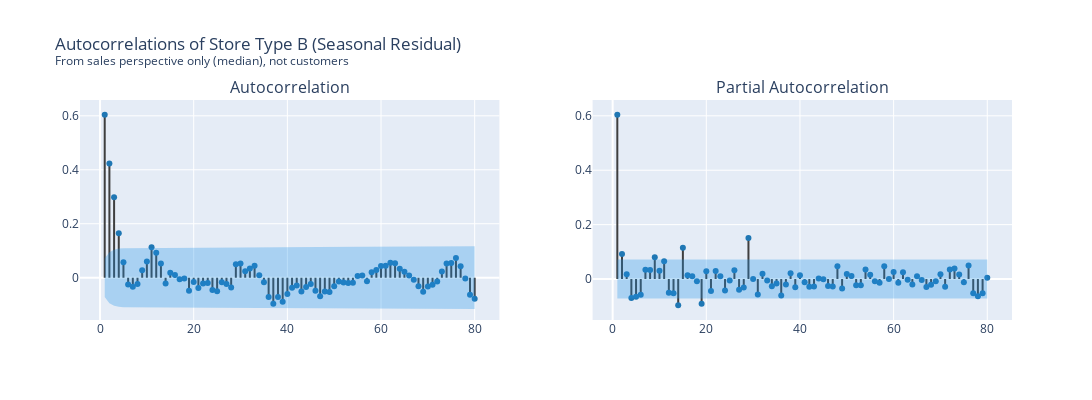

Write notebook code for a chart like this one.
### Markdown cell above
According to auto ARIMA, the order with less error are (2,1,5) at 12452, (6,1,2) at 12453, (1,1,5) at 12455, and (1,1,6) and (1,1,7) both at 12458

Most of these seems coincidental, since the ACF before lag 7 are all weak, and as for (1,1,7), I don't think the ACF of `y7_diff` has a decay after lag 1

My original guess, (0,1,7), has an error of 12461, which isn't that bad, so I decided to stick to it

---

Now let's get to the non-seasonal part of the SARIMA, the (p,d,q) part instead of (P,D,Q)

To estimate the (p,d,q), we simply need to plot the ACF and PACF of the residual of $(0,0,0) \times (0,1,7)_7$

### Code cell
models = [
    sfm.ARIMA(
        order = (0, 0, 0),
        seasonal_order = (0, 1, 7),
        season_length = 7
    )
]

sf = StatsForecast(models = models, freq = '1d')
sf.fit(temp.select('y', 'ds', 'unique_id'))

temp2 = sf.fitted_[0][0].model_['residuals']

fig = make_subplots(
    rows = 1, cols = 2,
    column_titles = ['Autocorrelation', 'Partial Autocorrelation']
)

plot_acf(temp2, nlags = 80, fig = fig, row = 1, col = 1)
plot_pacf(temp2, nlags = 80, fig = fig, row = 1, col = 2)

fig.update_layout(
    title = 'Autocorrelations of Store Type B (Seasonal Residual)<br>' +
        '<sup>From sales perspective only (median), not customers</sup>',
    showlegend = False,
    width = 1400,
    height = 400
)

fig.show(renderer = 'vscode')

### Figure 1 — Plotly figure (JSON) as saved in the notebook; plotly's stock layout.template omitted (floating-point values rounded to 4 significant figures)
{"data": [{"line": {"color": "#3f3f3f"}, "mode": "lines", "type": "scatter", "x": [1, 1], "xaxis": "x", "y": [0, 0.6039], "yaxis": "y"}, {"line": {"color": "#3f3f3f"}, "mode": "lines", "type": "scatter", "x": [2, 2], "xaxis": "x", "y": [0, 0.423], "yaxis": "y"}, {"line": {"color": "#3f3f3f"}, "mode": "lines", "type": "scatter", "x": [3, 3], "xaxis": "x", "y": [0, 0.2985], "yaxis": "y"}, {"line": {"color": "#3f3f3f"}, "mode": "lines", "type": "scatter", "x": [4, 4], "xaxis": "x", "y": [0, 0.1648], "yaxis": "y"}, {"line": {"color": "#3f3f3f"}, "mode": "lines", "type": "scatter", "x": [5, 5], "xaxis": "x", "y": [0, 0.05717], "yaxis": "y"}, {"line": {"color": "#3f3f3f"}, "mode": "lines", "type": "scatter", "x": [6, 6], "xaxis": "x", "y": [0, -0.02513], "yaxis": "y"}, {"line": {"color": "#3f3f3f"}, "mode": "lines", "type": "scatter", "x": [7, 7], "xaxis": "x", "y": [0, -0.03395], "yaxis": "y"}, {"line": {"color": "#3f3f3f"}, "mode": "lines", "type": "scatter", "x": [8, 8], "xaxis": "x", "y": [0, -0.02366], "yaxis": "y"}, {"line": {"color": "#3f3f3f"}, "mode": "lines", "type": "scatter", "x": [9, 9], "xaxis": "x", "y": [0, 0.02714], "yaxis": "y"}, {"line": {"color": "#3f3f3f"}, "mode": "lines", "type": "scatter", "x": [10, 10], "xaxis": "x", "y": [0, 0.06035], "yaxis": "y"}, {"line": {"color": "#3f3f3f"}, "mode": "lines", "type": "scatter", "x": [11, 11], "xaxis": "x", "y": [0, 0.1128], "yaxis": "y"}, {"line": {"color": "#3f3f3f"}, "mode": "lines", "type": "scatter", "x": [12, 12], "xaxis": "x", "y": [0, 0.09266], "yaxis": "y"}, {"line": {"color": "#3f3f3f"}, "mode": "lines", "type": "scatter", "x": [13, 13], "xaxis": "x", "y": [0, 0.05248], "yaxis": "y"}, {"line": {"color": "#3f3f3f"}, "mode": "lines", "type": "scatter", "x": [14, 14], "xaxis": "x", "y": [0, -0.02134], "yaxis": "y"}, {"line": {"color": "#3f3f3f"}, "mode": "lines", "type": "scatter", "x": [15, 15], "xaxis": "x", "y": [0, 0.01874], "yaxis": "y"}, {"line": {"color": "#3f3f3f"}, "mode": "lines", "type": "scatter", "x": [16, 16], "xaxis": "x", "y": [0, 0.009692], "yaxis": "y"}, {"line": {"color": "#3f3f3f"}, "mode": "lines", "type": "scatter", "x": [17, 17], "xaxis": "x", "y": [0, -0.005537], "yaxis": "y"}, {"line": {"color": "#3f3f3f"}, "mode": "lines", "type": "scatter", "x": [18, 18], "xaxis": "x", "y": [0, -0.00278], "yaxis": "y"}, {"line": {"color": "#3f3f3f"}, "mode": "lines", "type": "scatter", "x": [19, 19], "xaxis": "x", "y": [0, -0.04796], "yaxis": "y"}, {"line": {"color": "#3f3f3f"}, "mode": "lines", "type": "scatter", "x": [20, 20], "xaxis": "x", "y": [0, -0.01581], "yaxis": "y"}, {"line": {"color": "#3f3f3f"}, "mode": "lines", "type": "scatter", "x": [21, 21], "xaxis": "x", "y": [0, -0.0379], "yaxis": "y"}, {"line": {"color": "#3f3f3f"}, "mode": "lines", "type": "scatter", "x": [22, 22], "xaxis": "x", "y": [0, -0.02134], "yaxis": "y"}, {"line": {"color": "#3f3f3f"}, "mode": "lines", "type": "scatter", "x": [23, 23], "xaxis": "x", "y": [0, -0.0193], "yaxis": "y"}, {"line": {"color": "#3f3f3f"}, "mode": "lines", "type": "scatter", "x": [24, 24], "xaxis": "x", "y": [0, -0.04559], "yaxis": "y"}, {"line": {"color": "#3f3f3f"}, "mode": "lines", "type": "scatter", "x": [25, 25], "xaxis": "x", "y": [0, -0.0501], "yaxis": "y"}, {"line": {"color": "#3f3f3f"}, "mode": "lines", "type": "scatter", "x": [26, 26], "xaxis": "x", "y": [0, -0.01693], "yaxis": "y"}, {"line": {"color": "#3f3f3f"}, "mode": "lines", "type": "scatter", "x": [27, 27], "xaxis": "x", "y": [0, -0.02305], "yaxis": "y"}, {"line": {"color": "#3f3f3f"}, "mode": "lines", "type": "scatter", "x": [28, 28], "xaxis": "x", "y": [0, -0.03594], "yaxis": "y"}, {"line": {"color": "#3f3f3f"}, "mode": "lines", "type": "scatter", "x": [29, 29], "xaxis": "x", "y": [0, 0.05024], "yaxis": "y"}, {"line": {"color": "#3f3f3f"}, "mode": "lines", "type": "scatter", "x": [30, 30], "xaxis": "x", "y": [0, 0.05292], "yaxis": "y"}, {"line": {"color": "#3f3f3f"}, "mode": "lines", "type": "scatter", "x": [31, 31], "xaxis": "x", "y": [0, 0.02407], "yaxis": "y"}, {"line": {"color": "#3f3f3f"}, "mode": "lines", "type": "scatter", "x": [32, 32], "xaxis": "x", "y": [0, 0.03414], "yaxis": "y"}, {"line": {"color": "#3f3f3f"}, "mode": "lines", "type": "scatter", "x": [33, 33], "xaxis": "x", "y": [0, 0.04421], "yaxis": "y"}, {"line": {"color": "#3f3f3f"}, "mode": "lines", "type": "scatter", "x": [34, 34], "xaxis": "x", "y": [0, 0.009012], "yaxis": "y"}, {"line": {"color": "#3f3f3f"}, "mode": "lines", "type": "scatter", "x": [35, 35], "xaxis": "x", "y": [0, -0.01706], "yaxis": "y"}, {"line": {"color": "#3f3f3f"}, "mode": "lines", "type": "scatter", "x": [36, 36], "xaxis": "x", "y": [0, -0.07195], "yaxis": "y"}, {"line": {"color": "#3f3f3f"}, "mode": "lines", "type": "scatter", "x": [37, 37], "xaxis": "x", "y": [0, -0.09622], "yaxis": "y"}, {"line": {"color": "#3f3f3f"}, "mode": "lines", "type": "scatter", "x": [38, 38], "xaxis": "x", "y": [0, -0.07177], "yaxis": "y"}, {"line": {"color": "#3f3f3f"}, "mode": "lines", "type": "scatter", "x": [39, 39], "xaxis": "x", "y": [0, -0.08945], "yaxis": "y"}, {"line": {"color": "#3f3f3f"}, "mode": "lines", "type": "scatter", "x": [40, 40], "xaxis": "x", "y": [0, -0.06054], "yaxis": "y"}, {"line": {"color": "#3f3f3f"}, "mode": "lines", "type": "scatter", "x": [41, 41], "xaxis": "x", "y": [0, -0.03738], "yaxis": "y"}, {"line": {"color": "#3f3f3f"}, "mode": "lines", "type": "scatter", "x": [42, 42], "xaxis": "x", "y": [0, -0.02936], "yaxis": "y"}, {"line": {"color": "#3f3f3f"}, "mode": "lines", "type": "scatter", "x": [43, 43], "xaxis": "x", "y": [0, -0.05083], "yaxis": "y"}, {"line": {"color": "#3f3f3f"}, "mode": "lines", "type": "scatter", "x": [44, 44], "xaxis": "x", "y": [0, -0.03467], "yaxis": "y"}, {"line": {"color": "#3f3f3f"}, "mode": "lines", "type": "scatter", "x": [45, 45], "xaxis": "x", "y": [0, -0.0236], "yaxis": "y"}, {"line": {"color": "#3f3f3f"}, "mode": "lines", "type": "scatter", "x": [46, 46], "xaxis": "x", "y": [0, -0.04818], "yaxis": "y"}, {"line": {"color": "#3f3f3f"}, "mode": "lines", "type": "scatter", "x": [47, 47], "xaxis": "x", "y": [0, -0.06884], "yaxis": "y"}, {"line": {"color": "#3f3f3f"}, "mode": "lines", "type": "scatter", "x": [48, 48], "xaxis": "x", "y": [0, -0.05141], "yaxis": "y"}, {"line": {"color": "#3f3f3f"}, "mode": "lines", "type": "scatter", "x": [49, 49], "xaxis": "x", "y": [0, -0.05274], "yaxis": "y"}, {"line": {"color": "#3f3f3f"}, "mode": "lines", "type": "scatter", "x": [50, 50], "xaxis": "x", "y": [0, -0.03136], "yaxis": "y"}, {"line": {"color": "#3f3f3f"}, "mode": "lines", "type": "scatter", "x": [51, 51], "xaxis": "x", "y": [0, -0.01459], "yaxis": "y"}, {"line": {"color": "#3f3f3f"}, "mode": "lines", "type": "scatter", "x": [52, 52], "xaxis": "x", "y": [0, -0.01778], "yaxis": "y"}, {"line": {"color": "#3f3f3f"}, "mode": "lines", "type": "scatter", "x": [53, 53], "xaxis": "x", "y": [0, -0.02011], "yaxis": "y"}, {"line": {"color": "#3f3f3f"}, "mode": "lines", "type": "scatter", "x": [54, 54], "xaxis": "x", "y": [0, -0.01874], "yaxis": "y"}, {"line": {"color": "#3f3f3f"}, "mode": "lines", "type": "scatter", "x": [55, 55], "xaxis": "x", "y": [0, 0.006642], "yaxis": "y"}, {"line": {"color": "#3f3f3f"}, "mode": "lines", "type": "scatter", "x": [56, 56], "xaxis": "x", "y": [0, 0.008074], "yaxis": "y"}, {"line": {"color": "#3f3f3f"}, "mode": "lines", "type": "scatter", "x": [57, 57], "xaxis": "x", "y": [0, -0.01316], "yaxis": "y"}, {"line": {"color": "#3f3f3f"}, "mode": "lines", "type": "scatter", "x": [58, 58], "xaxis": "x", "y": [0, 0.02001], "yaxis": "y"}, {"line": {"color": "#3f3f3f"}, "mode": "lines", "type": "scatter", "x": [59, 59], "xaxis": "x", "y": [0, 0.02873], "yaxis": "y"}, {"line": {"color": "#3f3f3f"}, "mode": "lines", "type": "scatter", "x": [60, 60], "xaxis": "x", "y": [0, 0.04307], "yaxis": "y"}, {"line": {"color": "#3f3f3f"}, "mode": "lines", "type": "scatter", "x": [61, 61], "xaxis": "x", "y": [0, 0.04407], "yaxis": "y"}, {"line": {"color": "#3f3f3f"}, "mode": "lines", "type": "scatter", "x": [62, 62], "xaxis": "x", "y": [0, 0.05523], "yaxis": "y"}, {"line": {"color": "#3f3f3f"}, "mode": "lines", "type": "scatter", "x": [63, 63], "xaxis": "x", "y": [0, 0.05323], "yaxis": "y"}, {"line": {"color": "#3f3f3f"}, "mode": "lines", "type": "scatter", "x": [64, 64], "xaxis": "x", "y": [0, 0.03286], "yaxis": "y"}, {"line": {"color": "#3f3f3f"}, "mode": "lines", "type": "scatter", "x": [65, 65], "xaxis": "x", "y": [0, 0.02223], "yaxis": "y"}, {"line": {"color": "#3f3f3f"}, "mode": "lines", "type": "scatter", "x": [66, 66], "xaxis": "x", "y": [0, 0.007652], "yaxis": "y"}, {"line": {"color": "#3f3f3f"}, "mode": "lines", "type": "scatter", "x": [67, 67], "xaxis": "x", "y": [0, -0.007431], "yaxis": "y"}, {"line": {"color": "#3f3f3f"}, "mode": "lines", "type": "scatter", "x": [68, 68], "xaxis": "x", "y": [0, -0.03182], "yaxis": "y"}, {"line": {"color": "#3f3f3f"}, "mode": "lines", "type": "scatter", "x": [69, 69], "xaxis": "x", "y": [0, -0.05247], "yaxis": "y"}, {"line": {"color": "#3f3f3f"}, "mode": "lines", "type": "scatter", "x": [70, 70], "xaxis": "x", "y": [0, -0.03286], "yaxis": "y"}, {"line": {"color": "#3f3f3f"}, "mode": "lines", "type": "scatter", "x": [71, 71], "xaxis": "x", "y": [0, -0.02637], "yaxis": "y"}, {"line": {"color": "#3f3f3f"}, "mode": "lines", "type": "scatter", "x": [72, 72], "xaxis": "x", "y": [0, -0.01442], "yaxis": "y"}, {"line": {"color": "#3f3f3f"}, "mode": "lines", "type": "scatter", "x": [73, 73], "xaxis": "x", "y": [0, 0.02333], "yaxis": "y"}, {"line": {"color": "#3f3f3f"}, "mode": "lines", "type": "scatter", "x": [74, 74], "xaxis": "x", "y": [0, 0.05268], "yaxis": "y"}, {"line": {"color": "#3f3f3f"}, "mode": "lines", "type": "scatter", "x": [75, 75], "xaxis": "x", "y": [0, 0.05481], "yaxis": "y"}, {"line": {"color": "#3f3f3f"}, "mode": "lines", "type": "scatter", "x": [76, 76], "xaxis": "x", "y": [0, 0.07257], "yaxis": "y"}, {"line": {"color": "#3f3f3f"}, "mode": "lines", "type": "scatter", "x": [77, 77], "xaxis": "x", "y": [0, 0.04224], "yaxis": "y"}, {"line": {"color": "#3f3f3f"}, "mode": "lines", "type": "scatter", "x": [78, 78], "xaxis": "x", "y": [0, -0.003127], "yaxis": "y"}, {"line": {"color": "#3f3f3f"}, "mode": "lines", "type": "scatter", "x": [79, 79], "xaxis": "x", "y": [0, -0.0631], "yaxis": "y"}, {"line": {"color": "#3f3f3f"}, "mode": "lines", "type": "scatter", "x": [80, 80], "xaxis": "x", "y": [0, -0.07821], "yaxis": "y"}, {"marker": {"color": "#1f77b4"}, "mode": "markers", "type": "scatter", "x": [1, 2, 3, 4, 5, 6, 7, 8, 9, 10, 11, 12, 13, 14, 15, 16, 17, 18, 19, 20, 21, 22, 23, 24, 25, 26, 27, 28, 29, 30, 31, 32, 33, 34, 35, 36, 37, 38, 39, 40, 41, 42, 43, 44, 45, 46, 47, 48, 49, 50, 51, 52, 53, 54, 55, 56, 57, 58, 59, 60, 61, 62, 63, 64, 65, 66, 67, 68, 69, 70, 71, 72, 73, 74, 75, 76, 77, 78, 79, 80], "xaxis": "x", "y": [0.6039, 0.423, 0.2985, 0.1648, 0.05717, -0.02513, -0.03395, -0.02366, 0.02714, 0.06035, 0.1128, 0.09266, 0.05248, -0.02134, 0.01874, 0.009692, -0.005537, -0.00278, -0.04796, -0.01581, -0.0379, -0.02134, -0.0193, -0.04559, -0.0501, -0.01693, -0.02305, -0.03594, 0.05024, 0.05292, 0.02407, 0.03414, 0.04421, 0.009012, -0.01706, -0.07195, -0.09622, -0.07177, -0.08945, -0.06054, -0.03738, -0.02936, -0.05083, -0.03467, -0.0236, -0.04818, -0.06884, -0.05141, -0.05274, -0.03136, -0.01459, -0.01778, -0.02011, -0.01874, 0.006642, 0.008074, -0.01316, 0.02001, 0.02873, 0.04307, 0.04407, 0.05523, 0.05323, 0.03286, 0.02223, 0.007652, -0.007431, -0.03182, -0.05247, -0.03286, -0.02637, -0.01442, 0.02333, 0.05268, 0.05481, 0.07257, 0.04224, -0.003127, -0.0631, -0.07821], "yaxis": "y"}, {"line": {"color": "rgba(255, 255, 255, 0)"}, "mode": "lines", "type": "scatter", "x": [1, 2, 3, 4, 5, 6, 7, 8, 9, 10, 11, 12, 13, 14, 15, 16, 17, 18, 19, 20, 21, 22, 23, 24, 25, 26, 27, 28, 29, 30, 31, 32, 33, 34, 35, 36, 37, 38, 39, 40, 41, 42, 43, 44, 45, 46, 47, 48, 49, 50, 51, 52, 53, 54, 55, 56, 57, 58, 59, 60, 61, 62, 63, 64, 65, 66, 67, 68, 69, 70, 71, 72, 73, 74, 75, 76, 77, 78, 79, 80], "xaxis": "x", "y": [0.07186, 0.09449, 0.1038, 0.1082, 0.1094, 0.1096, 0.1096, 0.1097, 0.1097, 0.1097, 0.1099, 0.1105, 0.1109, 0.111, 0.1111, 0.1111, 0.1111, 0.1111, 0.1111, 0.1112, 0.1112, 0.1113, 0.1113, 0.1113, 0.1114, 0.1115, 0.1115, 0.1116, 0.1116, 0.1117, 0.1119, 0.1119, 0.1119, 0.112, 0.112, 0.112, 0.1123, 0.1127, 0.1129, 0.1133, 0.1135, 0.1135, 0.1136, 0.1137, 0.1138, 0.1138, 0.1139, 0.1141, 0.1142, 0.1143, 0.1144, 0.1144, 0.1144, 0.1144, 0.1144, 0.1144, 0.1145, 0.1145, 0.1145, 0.1145, 0.1146, 0.1147, 0.1148, 0.1149, 0.115, 0.115, 0.115, 0.115, 0.1151, 0.1152, 0.1152, 0.1153, 0.1153, 0.1153, 0.1154, 0.1156, 0.1158, 0.1159, 0.1159, 0.1161], "yaxis": "y"}, {"fill": "tonexty", "fillcolor": "rgba(32, 146, 230, 0.3)", "line": {"color": "rgba(255, 255, 255, 0)"}, "mode": "lines", "type": "scatter", "x": [1, 2, 3, 4, 5, 6, 7, 8, 9, 10, 11, 12, 13, 14, 15, 16, 17, 18, 19, 20, 21, 22, 23, 24, 25, 26, 27, 28, 29, 30, 31, 32, 33, 34, 35, 36, 37, 38, 39, 40, 41, 42, 43, 44, 45, 46, 47, 48, 49, 50, 51, 52, 53, 54, 55, 56, 57, 58, 59, 60, 61, 62, 63, 64, 65, 66, 67, 68, 69, 70, 71, 72, 73, 74, 75, 76, 77, 78, 79, 80], "xaxis": "x", "y": [-0.07186, -0.09449, -0.1038, -0.1082, -0.1094, -0.1096, -0.1096, -0.1097, -0.1097, -0.1097, -0.1099, -0.1105, -0.1109, -0.111, -0.1111, -0.1111, -0.1111, -0.1111, -0.1111, -0.1112, -0.1112, -0.1113, -0.1113, -0.1113, -0.1114, -0.1115, -0.1115, -0.1116, -0.1116, -0.1117, -0.1119, -0.1119, -0.1119, -0.112, -0.112, -0.112, -0.1123, -0.1127, -0.1129, -0.1133, -0.1135, -0.1135, -0.1136, -0.1137, -0.1138, -0.1138, -0.1139, -0.1141, -0.1142, -0.1143, -0.1144, -0.1144, -0.1144, -0.1144, -0.1144, -0.1144, -0.1145, -0.1145, -0.1145, -0.1145, -0.1146, -0.1147, -0.1148, -0.1149, -0.115, -0.115, -0.115, -0.115, -0.1151, -0.1152, -0.1152, -0.1153, -0.1153, -0.1153, -0.1154, -0.1156, -0.1158, -0.1159, -0.1159, -0.1161], "yaxis": "y"}, {"line": {"color": "#3f3f3f"}, "mode": "lines", "type": "scatter", "x": [1, 1], "xaxis": "x2", "y": [0, 0.6039], "yaxis": "y2"}, {"line": {"color": "#3f3f3f"}, "mode": "lines", "type": "scatter", "x": [2, 2], "xaxis": "x2", "y": [0, 0.09185], "yaxis": "y2"}, {"line": {"color": "#3f3f3f"}, "mode": "lines", "type": "scatter", "x": [3, 3], "xaxis": "x2", "y": [0, 0.01748], "yaxis": "y2"}, {"line": {"color": "#3f3f3f"}, "mode": "lines", "type": "scatter", "x": [4, 4], "xaxis": "x2", "y": [0, -0.06957], "yaxis": "y2"}, {"line": {"color": "#3f3f3f"}, "mode": "lines", "type": "scatter", "x": [5, 5], "xaxis": "x2", "y": [0, -0.06519], "yaxis": "y2"}, {"line": {"color": "#3f3f3f"}, "mode": "lines", "type": "scatter", "x": [6, 6], "xaxis": "x2", "y": [0, -0.05752], "yaxis": "y2"}, {"line": {"color": "#3f3f3f"}, "mode": "lines", "type": "scatter", "x": [7, 7], "xaxis": "x2", "y": [0, 0.03445], "yaxis": "y2"}, {"line": {"color": "#3f3f3f"}, "mode": "lines", "type": "scatter", "x": [8, 8], "xaxis": "x2", "y": [0, 0.03343], "yaxis": "y2"}, {"line": {"color": "#3f3f3f"}, "mode": "lines", "type": "scatter", "x": [9, 9], "xaxis": "x2", "y": [0, 0.07973], "yaxis": "y2"}, {"line": {"color": "#3f3f3f"}, "mode": "lines", "type": "scatter", "x": [10, 10], "xaxis": "x2", "y": [0, 0.03091], "yaxis": "y2"}, {"line": {"color": "#3f3f3f"}, "mode": "lines", "type": "scatter", "x": [11, 11], "xaxis": "x2", "y": [0, 0.06504], "yaxis": "y2"}, {"line": {"color": "#3f3f3f"}, "mode": "lines", "type": "scatter", "x": [12, 12], "xaxis": "x2", "y": [0, -0.05019], "yaxis": "y2"}, {"line": {"color": "#3f3f3f"}, "mode": "lines", "type": "scatter", "x": [13, 13], "xaxis": "x2", "y": [0, -0.05264], "yaxis": "y2"}, {"line": {"color": "#3f3f3f"}, "mode": "lines", "type": "scatter", "x": [14, 14], "xaxis": "x2", "y": [0, -0.09633], "yaxis": "y2"}, {"line": {"color": "#3f3f3f"}, "mode": "lines", "type": "scatter", "x": [15, 15], "xaxis": "x2", "y": [0, 0.1149], "yaxis": "y2"}, {"line": {"color": "#3f3f3f"}, "mode": "lines", "type": "scatter", "x": [16, 16], "xaxis": "x2", "y": [0, 0.01399], "yaxis": "y2"}, {"line": {"color": "#3f3f3f"}, "mode": "lines", "type": "scatter", "x": [17, 17], "xaxis": "x2", "y": [0, 0.009958], "yaxis": "y2"}, {"line": {"color": "#3f3f3f"}, "mode": "lines", "type": "scatter", "x": [18, 18], "xaxis": "x2", "y": [0, -0.007907], "yaxis": "y2"}, {"line": {"color": "#3f3f3f"}, "mode": "lines", "type": "scatter", "x": [19, 19], "xaxis": "x2", "y": [0, -0.09118], "yaxis": "y2"}, {"line": {"color": "#3f3f3f"}, "mode": "lines", "type": "scatter", "x": [20, 20], "xaxis": "x2", "y": [0, 0.02833], "yaxis": "y2"}, {"line": {"color": "#3f3f3f"}, "mode": "lines", "type": "scatter", "x": [21, 21], "xaxis": "x2", "y": [0, -0.04375], "yaxis": "y2"}, {"line": {"color": "#3f3f3f"}, "mode": "lines", "type": "scatter", "x": [22, 22], "xaxis": "x2", "y": [0, 0.02935], "yaxis": "y2"}, {"line": {"color": "#3f3f3f"}, "mode": "lines", "type": "scatter", "x": [23, 23], "xaxis": "x2", "y": [0, 0.009862], "yaxis": "y2"}, {"line": {"color": "#3f3f3f"}, "mode": "lines", "type": "scatter", "x": [24, 24], "xaxis": "x2", "y": [0, -0.04206], "yaxis": "y2"}, {"line": {"color": "#3f3f3f"}, "mode": "lines", "type": "scatter", "x": [25, 25], "xaxis": "x2", "y": [0, -0.005287], "yaxis": "y2"}, {"line": {"color": "#3f3f3f"}, "mode": "lines", "type": "scatter", "x": [26, 26], "xaxis": "x2", "y": [0, 0.03274], "yaxis": "y2"}, {"line": {"color": "#3f3f3f"}, "mode": "lines", "type": "scatter", "x": [27, 27], "xaxis": "x2", "y": [0, -0.03962], "yaxis": "y2"}, {"line": {"color": "#3f3f3f"}, "mode": "lines", "type": "scatter", "x": [28, 28], "xaxis": "x2", "y": [0, -0.03086], "yaxis": "y2"}, {"line": {"color": "#3f3f3f"}, "mode": "lines", "type": "scatter", "x": [29, 29], "xaxis": "x2", "y": [0, 0.1507], "yaxis": "y2"}, {"line": {"color": "#3f3f3f"}, "mode": "lines", "type": "scatter", "x": [30, 30], "xaxis": "x2", "y": [0, 0.0003225], "yaxis": "y2"}, {"line": {"color": "#3f3f3f"}, "mode": "lines", "type": "scatter", "x": [31, 31], "xaxis": "x2", "y": [0, -0.05683], "yaxis": "y2"}, {"line": {"color": "#3f3f3f"}, "mode": "lines", "type": "scatter", "x": [32, 32], "xaxis": "x2", "y": [0, 0.0191], "yaxis": "y2"}, {"line": {"color": "#3f3f3f"}, "mode": "lines", "type": "scatter", "x": [33, 33], "xaxis": "x2", "y": [0, -0.005658], "yaxis": "y2"}, {"line": {"color": "#3f3f3f"}, "mode": "lines", "type": "scatter", "x": [34, 34], "xaxis": "x2", "y": [0, -0.0261], "yaxis": "y2"}, {"line": {"color": "#3f3f3f"}, "mode": "lines", "type": "scatter", "x": [35, 35], "xaxis": "x2", "y": [0, -0.01658], "yaxis": "y2"}, {"line": {"color": "#3f3f3f"}, "mode": "lines", "type": "scatter", "x": [36, 36], "xaxis": "x2", "y": [0, -0.06023], "yaxis": "y2"}, {"line": {"color": "#3f3f3f"}, "mode": "lines", "type": "scatter", "x": [37, 37], "xaxis": "x2", "y": [0, -0.01985], "yaxis": "y2"}, {"line": {"color": "#3f3f3f"}, "mode": "lines", "type": "scatter", "x": [38, 38], "xaxis": "x2", "y": [0, 0.02127], "yaxis": "y2"}, {"line": {"color": "#3f3f3f"}, "mode": "lines", "type": "scatter", "x": [39, 39], "xaxis": "x2", "y": [0, -0.02986], "yaxis": "y2"}, {"line": {"color": "#3f3f3f"}, "mode": "lines", "type": "scatter", "x": [40, 40], "xaxis": "x2", "y": [0, 0.01373], "yaxis": "y2"}, {"line": {"color": "#3f3f3f"}, "mode": "lines", "type": "scatter", "x": [41, 41], "xaxis": "x2", "y": [0, -0.01199], "yaxis": "y2"}, {"line": {"color": "#3f3f3f"}, "mode": "lines", "type": "scatter", "x": [42, 42], "xaxis": "x2", "y": [0, -0.02867], "yaxis": "y2"}, {"line": {"color": "#3f3f3f"}, "mode": "lines", "type": "scatter", "x": [43, 43], "xaxis": "x2", "y": [0, -0.02784], "yaxis": "y2"}, {"line": {"color": "#3f3f3f"}, "mode": "lines", "type": "scatter", "x": [44, 44], "xaxis": "x2", "y": [0, 0.002], "yaxis": "y2"}, {"line": {"color": "#3f3f3f"}, "mode": "lines", "type": "scatter", "x": [45, 45], "xaxis": "x2", "y": [0, -0.0008], "yaxis": "y2"}, {"line": {"color": "#3f3f3f"}, "mode": "lines", "type": "scatter", "x": [46, 46], "xaxis": "x2", "y": [0, -0.0259], "yaxis": "y2"}, {"line": {"color": "#3f3f3f"}, "mode": "lines", "type": "scatter", "x": [47, 47], "xaxis": "x2", "y": [0, -0.02757], "yaxis": "y2"}, {"line": {"color": "#3f3f3f"}, "mode": "lines", "type": "scatter", "x": [48, 48], "xaxis": "x2", "y": [0, 0.04743], "yaxis": "y2"}, {"line": {"color": "#3f3f3f"}, "mode": "lines", "type": "scatter", "x": [49, 49], "xaxis": "x2", "y": [0, -0.03472], "yaxis": "y2"}, {"line": {"color": "#3f3f3f"}, "mode": "lines", "type": "scatter", "x": [50, 50], "xaxis": "x2", "y": [0, 0.01896], "yaxis": "y2"}, {"line": {"color": "#3f3f3f"}, "mode": "lines", "type": "scatter", "x": [51, 51], "xaxis": "x2", "y": [0, 0.01073], "yaxis": "y2"}, {"line": {"color": "#3f3f3f"}, "mode": "lines", "type": "scatter", "x": [52, 52], "xaxis": "x2", "y": [0, -0.02244], "yaxis": "y2"}, {"line": {"color": "#3f3f3f"}, "mode": "lines", "type": "scatter", "x": [53, 53], "xaxis": "x2", "y": [0, -0.02268], "yaxis": "y2"}, {"line": {"color": "#3f3f3f"}, "mode": "lines", "type": "scatter", "x": [54, 54], "xaxis": "x2", "y": [0, 0.03538], "yaxis": "y2"}, {"line": {"color": "#3f3f3f"}, "mode": "lines", "type": "scatter", "x": [55, 55], "xaxis": "x2", "y": [0, 0.01564], "yaxis": "y2"}, {"line": {"color": "#3f3f3f"}, "mode": "lines", "type": "scatter", "x": [56, 56], "xaxis": "x2", "y": [0, -0.008368], "yaxis": "y2"}, {"line": {"color": "#3f3f3f"}, "mode": "lines", "type": "scatter", "x": [57, 57], "xaxis": "x2", "y": [0, -0.01371], "yaxis": "y2"}, {"line": {"color": "#3f3f3f"}, "mode": "lines", "type": "scatter", "x": [58, 58], "xaxis": "x2", "y": [0, 0.04672], "yaxis": "y2"}, {"line": {"color": "#3f3f3f"}, "mode": "lines", "type": "scatter", "x": [59, 59], "xaxis": "x2", "y": [0, 0.0003274], "yaxis": "y2"}, {"line": {"color": "#3f3f3f"}, "mode": "lines", "type": "scatter", "x": [60, 60], "xaxis": "x2", "y": [0, 0.02628], "yaxis": "y2"}, {"line": {"color": "#3f3f3f"}, "mode": "lines", "type": "scatter", "x": [61, 61], "xaxis": "x2", "y": [0, -0.01337], "yaxis": "y2"}, {"line": {"color": "#3f3f3f"}, "mode": "lines", "type": "scatter", "x": [62, 62], "xaxis": "x2", "y": [0, 0.02531], "yaxis": "y2"}, {"line": {"color": "#3f3f3f"}, "mode": "lines", "type": "scatter", "x": [63, 63], "xaxis": "x2", "y": [0, -0.00281], "yaxis": "y2"}, {"line": {"color": "#3f3f3f"}, "mode": "lines", "type": "scatter", "x": [64, 64], "xaxis": "x2", "y": [0, -0.02015], "yaxis": "y2"}, {"line": {"color": "#3f3f3f"}, "mode": "lines", "type": "scatter", "x": [65, 65], "xaxis": "x2", "y": [0, 0.01011], "yaxis": "y2"}, {"line": {"color": "#3f3f3f"}, "mode": "lines", "type": "scatter", "x": [66, 66], "xaxis": "x2", "y": [0, -0.003484], "yaxis": "y2"}, {"line": {"color": "#3f3f3f"}, "mode": "lines", "type": "scatter", "x": [67, 67], "xaxis": "x2", "y": [0, -0.02956], "yaxis": "y2"}, {"line": {"color": "#3f3f3f"}, "mode": "lines", "type": "scatter", "x": [68, 68], "xaxis": "x2", "y": [0, -0.02108], "yaxis": "y2"}, {"line": {"color": "#3f3f3f"}, "mode": "lines", "type": "scatter", "x": [69, 69], "xaxis": "x2", "y": [0, -0.008401], "yaxis": "y2"}, {"line": {"color": "#3f3f3f"}, "mode": "lines", "type": "scatter", "x": [70, 70], "xaxis": "x2", "y": [0, 0.01726], "yaxis": "y2"}, {"line": {"color": "#3f3f3f"}, "mode": "lines", "type": "scatter", "x": [71, 71], "xaxis": "x2", "y": [0, -0.02842], "yaxis": "y2"}, {"line": {"color": "#3f3f3f"}, "mode": "lines", "type": "scatter", "x": [72, 72], "xaxis": "x2", "y": [0, 0.03512], "yaxis": "y2"}, {"line": {"color": "#3f3f3f"}, "mode": "lines", "type": "scatter", "x": [73, 73], "xaxis": "x2", "y": [0, 0.03896], "yaxis": "y2"}, {"line": {"color": "#3f3f3f"}, "mode": "lines", "type": "scatter", "x": [74, 74], "xaxis": "x2", "y": [0, 0.017], "yaxis": "y2"}, {"line": {"color": "#3f3f3f"}, "mode": "lines", "type": "scatter", "x": [75, 75], "xaxis": "x2", "y": [0, -0.01221], "yaxis": "y2"}, {"line": {"color": "#3f3f3f"}, "mode": "lines", "type": "scatter", "x": [76, 76], "xaxis": "x2", "y": [0, 0.04961], "yaxis": "y2"}, {"line": {"color": "#3f3f3f"}, "mode": "lines", "type": "scatter", "x": [77, 77], "xaxis": "x2", "y": [0, -0.05259], "yaxis": "y2"}, {"line": {"color": "#3f3f3f"}, "mode": "lines", "type": "scatter", "x": [78, 78], "xaxis": "x2", "y": [0, -0.06282], "yaxis": "y2"}, {"line": {"color": "#3f3f3f"}, "mode": "lines", "type": "scatter", "x": [79, 79], "xaxis": "x2", "y": [0, -0.05247], "yaxis": "y2"}, {"line": {"color": "#3f3f3f"}, "mode": "lines", "type": "scatter", "x": [80, 80], "xaxis": "x2", "y": [0, 0.004921], "yaxis": "y2"}, {"marker": {"color": "#1f77b4"}, "mode": "markers", "type": "scatter", "x": [1, 2, 3, 4, 5, 6, 7, 8, 9, 10, 11, 12, 13, 14, 15, 16, 17, 18, 19, 20, 21, 22, 23, 24, 25, 26, 27, 28, 29, 30, 31, 32, 33, 34, 35, 36, 37, 38, 39, 40, 41, 42, 43, 44, 45, 46, 47, 48, 49, 50, 51, 52, 53, 54, 55, 56, 57, 58, 59, 60, 61, 62, 63, 64, 65, 66, 67, 68, 69, 70, 71, 72, 73, 74, 75, 76, 77, 78, 79, 80], "xaxis": "x2", "y": [0.6039, 0.09185, 0.01748, -0.06957, -0.06519, -0.05752, 0.03445, 0.03343, 0.07973, 0.03091, 0.06504, -0.05019, -0.05264, -0.09633, 0.1149, 0.01399, 0.009958, -0.007907, -0.09118, 0.02833, -0.04375, 0.02935, 0.009862, -0.04206, -0.005287, 0.03274, -0.03962, -0.03086, 0.1507, 0.0003225, -0.05683, 0.0191, -0.005658, -0.0261, -0.01658, -0.06023, -0.01985, 0.02127, -0.02986, 0.01373, -0.01199, -0.02867, -0.02784, 0.002, -0.0008, -0.0259, -0.02757, 0.04743, -0.03472, 0.01896, 0.01073, -0.02244, -0.02268, 0.03538, 0.01564, -0.008368, -0.01371, 0.04672, 0.0003274, 0.02628, -0.01337, 0.02531, -0.00281, -0.02015, 0.01011, -0.003484, -0.02956, -0.02108, -0.008401, 0.01726, -0.02842, 0.03512, 0.03896, 0.017, -0.01221, 0.04961, -0.05259, -0.06282, -0.05247, 0.004921], "yaxis": "y2"}, {"line": {"color": "rgba(255, 255, 255, 0)"}, "mode": "lines", "type": "scatter", "x": [1, 2, 3, 4, 5, 6, 7, 8, 9, 10, 11, 12, 13, 14, 15, 16, 17, 18, 19, 20, 21, 22, 23, 24, 25, 26, 27, 28, 29, 30, 31, 32, 33, 34, 35, 36, 37, 38, 39, 40, 41, 42, 43, 44, 45, 46, 47, 48, 49, 50, 51, 52, 53, 54, 55, 56, 57, 58, 59, 60, 61, 62, 63, 64, 65, 66, 67, 68, 69, 70, 71, 72, 73, 74, 75, 76, 77, 78, 79, 80], "xaxis": "x2", "y": [0.07186, 0.07186, 0.07186, 0.07186, 0.07186, 0.07186, 0.07186, 0.07186, 0.07186, 0.07186, 0.07186, 0.07186, 0.07186, 0.07186, 0.07186, 0.07186, 0.07186, 0.07186, 0.07186, 0.07186, 0.07186, 0.07186, 0.07186, 0.07186, 0.07186, 0.07186, 0.07186, 0.07186, 0.07186, 0.07186, 0.07186, 0.07186, 0.07186, 0.07186, 0.07186, 0.07186, 0.07186, 0.07186, 0.07186, 0.07186, 0.07186, 0.07186, 0.07186, 0.07186, 0.07186, 0.07186, 0.07186, 0.07186, 0.07186, 0.07186, 0.07186, 0.07186, 0.07186, 0.07186, 0.07186, 0.07186, 0.07186, 0.07186, 0.07186, 0.07186, 0.07186, 0.07186, 0.07186, 0.07186, 0.07186, 0.07186, 0.07186, 0.07186, 0.07186, 0.07186, 0.07186, 0.07186, 0.07186, 0.07186, 0.07186, 0.07186, 0.07186, 0.07186, 0.07186, 0.07186], "yaxis": "y2"}, {"fill": "tonexty", "fillcolor": "rgba(32, 146, 230, 0.3)", "line": {"color": "rgba(255, 255, 255, 0)"}, "mode": "lines", "type": "scatter", "x": [1, 2, 3, 4, 5, 6, 7, 8, 9, 10, 11, 12, 13, 14, 15, 16, 17, 18, 19, 20, 21, 22, 23, 24, 25, 26, 27, 28, 29, 30, 31, 32, 33, 34, 35, 36, 37, 38, 39, 40, 41, 42, 43, 44, 45, 46, 47, 48, 49, 50, 51, 52, 53, 54, 55, 56, 57, 58, 59, 60, 61, 62, 63, 64, 65, 66, 67, 68, 69, 70, 71, 72, 73, 74, 75, 76, 77, 78, 79, 80], "xaxis": "x2", "y": [-0.07186, -0.07186, -0.07186, -0.07186, -0.07186, -0.07186, -0.07186, -0.07186, -0.07186, -0.07186, -0.07186, -0.07186, -0.07186, -0.07186, -0.07186, -0.07186, -0.07186, -0.07186, -0.07186, -0.07186, -0.07186, -0.07186, -0.07186, -0.07186, -0.07186, -0.07186, -0.07186, -0.07186, -0.07186, -0.07186, -0.07186, -0.07186, -0.07186, -0.07186, -0.07186, -0.07186, -0.07186, -0.07186, -0.07186, -0.07186, -0.07186, -0.07186, -0.07186, -0.07186, -0.07186, -0.07186, -0.07186, -0.07186, -0.07186, -0.07186, -0.07186, -0.07186, -0.07186, -0.07186, -0.07186, -0.07186, -0.07186, -0.07186, -0.07186, -0.07186, -0.07186, -0.07186, -0.07186, -0.07186, -0.07186, -0.07186, -0.07186, -0.07186, -0.07186, -0.07186, -0.07186, -0.07186, -0.07186, -0.07186, -0.07186, -0.07186, -0.07186, -0.07186, -0.07186, -0.07186], "yaxis": "y2"}], "layout": {"annotations": [{"font": {"size": 16}, "showarrow": false, "text": "Autocorrelation", "x": 0.225, "xanchor": "center", "xref": "paper", "y": 1, "yanchor": "bottom", "yref": "paper"}, {"font": {"size": 16}, "showarrow": false, "text": "Partial Autocorrelation", "x": 0.775, "xanchor": "center", "xref": "paper", "y": 1, "yanchor": "bottom", "yref": "paper"}], "height": 400, "showlegend": false, "title": {"text": "Autocorrelations of Store Type B (Seasonal Residual)<br><sup>From sales perspective only (median), not customers</sup>"}, "width": 1400, "xaxis": {"anchor": "y", "domain": [0, 0.45]}, "xaxis2": {"anchor": "y2", "domain": [0.55, 1]}, "yaxis": {"anchor": "x", "domain": [0, 1]}, "yaxis2": {"anchor": "x2", "domain": [0, 1]}}}
